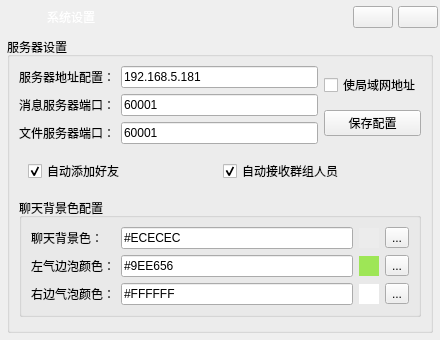
<?xml version="1.0" encoding="UTF-8"?>
<ui version="4.0">
 <class>SystemSetting</class>
 <widget class="QWidget" name="SystemSetting">
  <property name="geometry">
   <rect>
    <x>0</x> 
    <y>0</y>
    <width>440</width>
    <height>340</height>
   </rect>
  </property>
  <property name="minimumSize">
   <size>
    <width>440</width>
    <height>340</height>
   </size>
  </property>
  <property name="maximumSize">
   <size>
    <width>440</width>
    <height>340</height>
   </size>
  </property>
  <property name="windowTitle">
   <string>系统设置</string>
  </property>
  <property name="windowIcon">
   <iconset resource="../images.qrc">
    <normaloff>:/resource/background/app.png</normaloff>:/resource/background/app.png</iconset>
  </property>
  <layout class="QVBoxLayout" name="verticalLayout">
   <property name="spacing">
    <number>0</number>
   </property>
   <property name="leftMargin">
    <number>2</number>
   </property>
   <property name="topMargin">
    <number>2</number>
   </property>
   <property name="rightMargin">
    <number>2</number>
   </property>
   <property name="bottomMargin">
    <number>2</number>
   </property>
   <item>
    <widget class="QWidget" name="widgetWinTitle" native="true">
     <property name="minimumSize">
      <size>
       <width>0</width>
       <height>30</height>
      </size>
     </property>
     <property name="maximumSize">
      <size>
       <width>16777215</width>
       <height>30</height>
      </size>
     </property>
     <layout class="QHBoxLayout" name="horizontalLayout_2" stretch="0,1,0,0">
      <property name="spacing">
       <number>5</number>
      </property>
      <property name="leftMargin">
       <number>10</number>
      </property>
      <property name="topMargin">
       <number>0</number>
      </property>
      <property name="rightMargin">
       <number>0</number>
      </property>
      <property name="bottomMargin">
       <number>0</number>
      </property>
      <item>
       <widget class="QLabel" name="labelWinIcon">
        <property name="minimumSize">
         <size>
          <width>30</width>
          <height>30</height>
         </size>
        </property>
        <property name="maximumSize">
         <size>
          <width>30</width>
          <height>30</height>
         </size>
        </property>
        <property name="text">
         <string/>
        </property>
        <property name="pixmap">
         <pixmap resource="../images.qrc">:/resource/common/ic_setting.png</pixmap>
        </property>
       </widget>
      </item>
      <item>
       <widget class="QLabel" name="labelWinTitle">
        <property name="styleSheet">
         <string notr="true">color: #FFFFFF;</string>
        </property>
        <property name="text">
         <string>系统设置</string>
        </property>
       </widget>
      </item>
      <item>
       <widget class="QPushButton" name="btnWinMin">
        <property name="focusPolicy">
         <enum>Qt::NoFocus</enum>
        </property>
        <property name="text">
         <string/>
        </property>
        <property name="icon">
         <iconset resource="../images.qrc">
          <normaloff>:/resource/common/ic_min.png</normaloff>:/resource/common/ic_min.png</iconset>
        </property>
       </widget>
      </item>
      <item>
       <widget class="QPushButton" name="btnWinClose">
        <property name="focusPolicy">
         <enum>Qt::NoFocus</enum>
        </property>
        <property name="text">
         <string/>
        </property>
        <property name="icon">
         <iconset resource="../images.qrc">
          <normaloff>:/resource/common/ic_close_white.png</normaloff>:/resource/common/ic_close_white.png</iconset>
        </property>
       </widget>
      </item>
     </layout>
    </widget>
   </item>
   <item>
    <widget class="QWidget" name="widgetBody" native="true">
     <layout class="QVBoxLayout" name="verticalLayout_2">
      <property name="leftMargin">
       <number>5</number>
      </property>
      <property name="topMargin">
       <number>5</number>
      </property>
      <property name="rightMargin">
       <number>5</number>
      </property>
      <property name="bottomMargin">
       <number>5</number>
      </property>
      <item>
       <widget class="QGroupBox" name="groupBox">
        <property name="title">
         <string>服务器设置</string>
        </property>
        <layout class="QVBoxLayout" name="verticalLayout_4">
         <item>
          <layout class="QHBoxLayout" name="horizontalLayout">
           <item>
            <layout class="QFormLayout" name="formLayout">
             <item row="0" column="0">
              <widget class="QLabel" name="label">
               <property name="text">
                <string>服务器地址配置：</string>
               </property>
              </widget>
             </item>
             <item row="0" column="1">
              <widget class="QIPLineEdit" name="lineEditHostAddr">
               <property name="text">
                <string>192.168.5.181</string>
               </property>
              </widget>
             </item>
             <item row="1" column="0">
              <widget class="QLabel" name="label_2">
               <property name="text">
                <string>消息服务器端口：</string>
               </property>
              </widget>
             </item>
             <item row="1" column="1">
              <widget class="QLineEdit" name="lineEditHostMsgPort">
               <property name="text">
                <string>60001</string>
               </property>
              </widget>
             </item>
             <item row="2" column="0">
              <widget class="QLabel" name="label_3">
               <property name="text">
                <string>文件服务器端口：</string>
               </property>
              </widget>
             </item>
             <item row="2" column="1">
              <widget class="QLineEdit" name="lineEditHostFilePort">
               <property name="text">
                <string>60001</string>
               </property>
              </widget>
             </item>
            </layout>
           </item>
           <item>
            <layout class="QVBoxLayout" name="verticalLayout_3">
             <item>
              <widget class="QCheckBox" name="checkBoxLocalHost">
               <property name="text">
                <string>使局域网地址</string>
               </property>
              </widget>
             </item>
             <item>
              <widget class="QPushButton" name="btnSaveSetting">
               <property name="text">
                <string>保存配置</string>
               </property>
              </widget>
             </item>
            </layout>
           </item>
          </layout>
         </item>
         <item>
          <widget class="QWidget" name="widget" native="true">
           <layout class="QHBoxLayout" name="horizontalLayout_3">
            <item>
             <widget class="QCheckBox" name="checkBox">
              <property name="text">
               <string>自动添加好友</string>
              </property>
              <property name="checked">
               <bool>true</bool>
              </property>
             </widget>
            </item>
            <item>
             <widget class="QCheckBox" name="checkBox_2">
              <property name="text">
               <string>自动接收群组人员</string>
              </property>
              <property name="checked">
               <bool>true</bool>
              </property>
             </widget>
            </item>
           </layout>
          </widget>
         </item>
         <item>
          <widget class="QGroupBox" name="groupBox_2">
           <property name="title">
            <string>聊天背景色配置</string>
           </property>
           <layout class="QVBoxLayout" name="verticalLayout_5">
            <item>
             <layout class="QGridLayout" name="gridLayout">
              <item row="1" column="3">
               <widget class="QToolButton" name="toolBtnLeftClr">
                <property name="text">
                 <string>...</string>
                </property>
               </widget>
              </item>
              <item row="2" column="3">
               <widget class="QToolButton" name="toolBtnClr">
                <property name="text">
                 <string>...</string>
                </property>
               </widget>
              </item>
              <item row="0" column="3">
               <widget class="QToolButton" name="toolButton">
                <property name="text">
                 <string>...</string>
                </property>
               </widget>
              </item>
              <item row="2" column="1">
               <widget class="QLineEdit" name="lineEditRightBubble">
                <property name="text">
                 <string>#FFFFFF</string>
                </property>
                <property name="readOnly">
                 <bool>true</bool>
                </property>
               </widget>
              </item>
              <item row="0" column="0">
               <widget class="QLabel" name="label_6">
                <property name="text">
                 <string>聊天背景色：</string>
                </property>
               </widget>
              </item>
              <item row="1" column="0">
               <widget class="QLabel" name="label_4">
                <property name="text">
                 <string>左气边泡颜色：</string>
                </property>
               </widget>
              </item>
              <item row="1" column="1">
               <widget class="QLineEdit" name="lineEditLeftBubble">
                <property name="text">
                 <string>#9EE656</string>
                </property>
                <property name="readOnly">
                 <bool>true</bool>
                </property>
               </widget>
              </item>
              <item row="0" column="1">
               <widget class="QLineEdit" name="lineEditClrBackground">
                <property name="text">
                 <string>#ECECEC</string>
                </property>
                <property name="readOnly">
                 <bool>true</bool>
                </property>
               </widget>
              </item>
              <item row="2" column="0">
               <widget class="QLabel" name="label_5">
                <property name="text">
                 <string>右边气泡颜色：</string>
                </property>
               </widget>
              </item>
              <item row="0" column="2">
               <widget class="QLabel" name="labelBackground">
                <property name="minimumSize">
                 <size>
                  <width>20</width>
                  <height>20</height>
                 </size>
                </property>
                <property name="maximumSize">
                 <size>
                  <width>20</width>
                  <height>20</height>
                 </size>
                </property>
                <property name="styleSheet">
                 <string notr="true">background-color: #ECECEC;</string>
                </property>
                <property name="text">
                 <string/>
                </property>
               </widget>
              </item>
              <item row="1" column="2">
               <widget class="QLabel" name="labelLeftBubbleClr">
                <property name="minimumSize">
                 <size>
                  <width>20</width>
                  <height>20</height>
                 </size>
                </property>
                <property name="maximumSize">
                 <size>
                  <width>20</width>
                  <height>20</height>
                 </size>
                </property>
                <property name="styleSheet">
                 <string notr="true">background-color: #9EE656;</string>
                </property>
                <property name="text">
                 <string/>
                </property>
               </widget>
              </item>
              <item row="2" column="2">
               <widget class="QLabel" name="labelRightBubbleClr">
                <property name="minimumSize">
                 <size>
                  <width>20</width>
                  <height>20</height>
                 </size>
                </property>
                <property name="maximumSize">
                 <size>
                  <width>20</width>
                  <height>20</height>
                 </size>
                </property>
                <property name="styleSheet">
                 <string notr="true">background-color:#FFFFFF;</string>
                </property>
                <property name="text">
                 <string/>
                </property>
               </widget>
              </item>
             </layout>
            </item>
           </layout>
          </widget>
         </item>
         <item>
          <spacer name="verticalSpacer">
           <property name="orientation">
            <enum>Qt::Vertical</enum>
           </property>
           <property name="sizeHint" stdset="0">
            <size>
             <width>20</width>
             <height>157</height>
            </size>
           </property>
          </spacer>
         </item>
        </layout>
       </widget>
      </item>
     </layout>
    </widget>
   </item>
  </layout>
 </widget>
 <customwidgets>
  <customwidget>
   <class>QIPLineEdit</class>
   <extends>QLineEdit</extends>
   <header>clineedit.h</header>
  </customwidget>
 </customwidgets>
 <resources>
  <include location="../images.qrc"/>
 </resources>
 <connections>
  <connection>
   <sender>btnWinClose</sender>
   <signal>clicked()</signal>
   <receiver>SystemSetting</receiver>
   <slot>close()</slot>
   <hints>
    <hint type="sourcelabel">
     <x>437</x>
     <y>22</y>
    </hint>
    <hint type="destinationlabel">
     <x>480</x>
     <y>56</y>
    </hint>
   </hints>
  </connection>
  <connection>
   <sender>btnWinMin</sender>
   <signal>clicked()</signal>
   <receiver>SystemSetting</receiver>
   <slot>showMinimized()</slot>
   <hints>
    <hint type="sourcelabel">
     <x>404</x>
     <y>27</y>
    </hint>
    <hint type="destinationlabel">
     <x>494</x>
     <y>117</y>
    </hint>
   </hints>
  </connection>
 </connections>
</ui>
